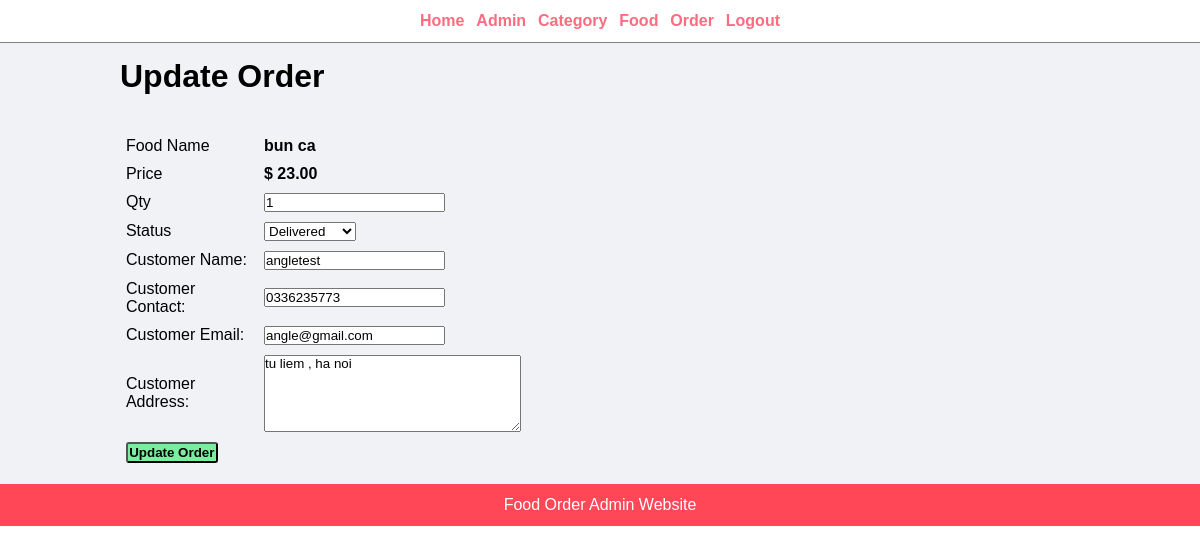
The page /food-order/admin/update-order.php?id=3 (signed in) on the database its author committed.
### tables this page shows
CREATE TABLE `tbl_order` (
  `id` int(10) UNSIGNED NOT NULL,
  `food` varchar(150) NOT NULL,
  `price` decimal(10,2) NOT NULL,
  `qty` int(11) NOT NULL,
  `total` decimal(10,2) NOT NULL,
  `order_date` datetime NOT NULL,
  `status` varchar(50) NOT NULL,
  `customer_name` varchar(150) NOT NULL,
  `customer_contact` varchar(20) NOT NULL,
  `customer_email` varchar(150) NOT NULL,
  `customer_address` varchar(255) NOT NULL
);

### food-order/admin/update-order.php (the view, shortened to what this page needs)
<?php include('partials/menu.php'); ?>
<div class="main-content">
    <div class="wrapper">
        <h1>Update Order</h1>
        <br><br>
        <?php
            if(isset($_GET['id']))
            {
                $id=$_GET['id'];
                $sql = "SELECT * FROM tbl_order WHERE id=$id";
                $res = mysqli_query($conn, $sql);
                $count = mysqli_num_rows($res);
                if($count==1)
                {
                    $row=mysqli_fetch_assoc($res);
                    $food = $row['food'];
                    $price = $row['price'];
                    $qty = $row['qty'];
                    $status = $row['status'];
                    $customer_name = $row['customer_name'];
                    $customer_contact = $row['customer_contact'];
                    $customer_email = $row['customer_email'];
                    $customer_address= $row['customer_address'];
                }
                else
                {
                    header('location:'.SITEURL.'admin/manage-order.php');
                }
            }
            else
            {
                header('location:'.SITEURL.'admin/manage-order.php');
            }
        ?>
        <form action="" method="POST">
            <table class="tbl-30">
                <tr>
                    <td>Food Name</td>
                    <td><b> <?php echo $food; ?> </b></td>
                </tr>
                <tr>
                    <td>Price</td>
                    <td>
                        <b> $ <?php echo $price; ?></b>
                    </td>
                </tr>
                <tr>
                    <td>Qty</td>
                    <td>
                        <input type="number" name="qty" value="<?php echo $qty; ?>">
                    </td>
                </tr>
                <tr>
                    <td>Status</td>
                    <td>
                        <select name="status">
                            <option <?php if($status=="Delivered"){echo "selected";} ?> value="Delivered">Delivered</option>
                        </select>
                    </td>
                </tr>
                <tr>
                    <td>Customer Name: </td>
                    <td>
                        <input type="text" name="customer_name" value="<?php echo $customer_name; ?>">
                    </td>
                </tr>
                <tr>
                    <td>Customer Contact: </td>
                    <td>
                        <input type="text" name="customer_contact" value="<?php echo $customer_contact; ?>">
                    </td>
                </tr>
                <tr>
                    <td>Customer Email: </td>
                    <td>
                        <input type="text" name="customer_email" value="<?php echo $customer_email; ?>">
                    </td>
                </tr>
                <tr>
                    <td>Customer Address: </td>
                    <td>
                        <textarea name="customer_address" cols="30" rows="5"><?php echo $customer_address; ?></textarea>
                    </td>
                </tr>
                <tr>
                    <td clospan="2">
                        <input type="submit" name="submit" value="Update Order" class="btn-secondary">
                    </td>
                </tr>
            </table>
        </form>
    </div>
</div>
<?php include('partials/footer.php'); ?>

### food-order/css/admin.css (style rules this page uses)
* { margin: 0; padding: 0; font-family: Arial, Helvetica, sans-serif; }
.wrapper { padding: 1%; width: 80%; margin: 0 auto; }
table tr td { padding: 1%; }
.btn-secondary { background-color: #7bed9f; padding: 1%; color: black; text-decoration: none; font-weight: bold; display: inline-block; border-radius: 3px; }
.main-content { background-color: #f1f2f6; padding: 3 0; }

### rows shown on the page
tbl_order: food "bun ca", price "23.00", qty "1", status "Delivered", customer_name "angletest", customer_contact "0336235773", customer_email "angle@gmail.com", customer_address "tu liem , ha noi"
